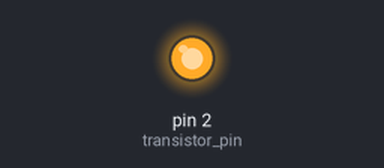
Simulated run of this sketch. Board: Arduino Uno, built with avr-gcc and run on an emulated ATmega328P. Shown: output pins drawn as LEDs (lit = HIGH).

Above: at 0.1 s.
At 124.1 s:
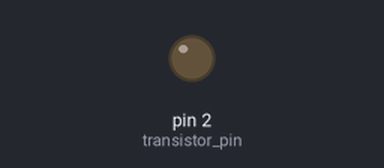
Timing chart, 0 to 125.6 s (numbered marks = the images above):
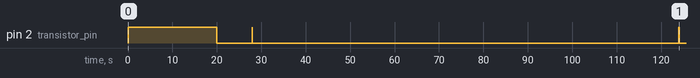

Measured:
- by itself, pin 2 (transistor_pin): goes LOW 8.0 s, HIGH 0.02 s, LOW 96.0 s, HIGH 0.02 s, then LOW

The sketch:

USB_Battery_sleep_fix.ino
```cpp
#include "LowPower.h"

#define sleep_period 200000
#define wake_period 20000
#define sleep_cycles sleep_period / 8000
// need to wake every 11 cycles (88 seconds) for 100ms
#define battery_keepalive 11
#define transistor_pin 2

int sleep_count = sleep_cycles;
long int lastSleepTime = millis();

void setup()
{
  pinMode(transistor_pin, OUTPUT);
  // start turned on
  digitalWrite(transistor_pin, HIGH);
}

void loop()
{
  // Wake cycle


  // Sleep cycle
  if (millis() - lastSleepTime > wake_period)
  {
    digitalWrite(transistor_pin, LOW);
    for (int i = 0; i < sleep_cycles; i++)
    {
      LowPower.powerDown(SLEEP_8S, ADC_OFF, BOD_OFF);

      // keepalive if 96 seconds have elapsed

      if ((i % 12) == 0)
      {
        digitalWrite(transistor_pin, HIGH);
        delay(20);
        digitalWrite(transistor_pin, LOW);
      }

    }
    digitalWrite(transistor_pin, HIGH);
    lastSleepTime = millis();
  }
}
```
